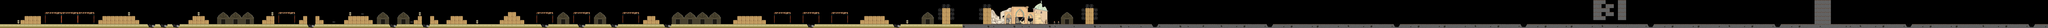

This is a level from a 2D game, rendered from its Tiled map with the project's own tilesets. A one-line summary and the map file follow, with tile-layer data summarised:
An orthogonal 500x7 tile map with 64x64 px tiles, 4 tile layers (Calque de Tuiles 4, backgroundF, floor, trou) and 121 objects.

<map version="1.4" tiledversion="1.4.3" orientation="orthogonal" renderorder="right-down" width="500" height="7" tilewidth="64" tileheight="64" infinite="0" nextlayerid="27" nextobjectid="339">
 <editorsettings>
  <export target="VFX_231.json" format="json" />
 </editorsettings>
 <tileset firstgid="1" name="sprite_" tilewidth="64" tileheight="64" tilecount="308" columns="44">
  <image source="../../ref/sprite4.png" width="2816" height="448" />
 </tileset>
 <objectgroup id="17" name="tono" offsetx="-1" offsety="-11">
  <object id="126" gid="271" x="5185.01" y="330.992" width="64" height="64" />
  <object id="127" gid="271" x="5610.27" y="202.909" width="64" height="64" />
  <object id="128" gid="271" x="6437.45" y="330.909" width="64" height="64" />
  <object id="220" gid="271" x="10774" y="333.667" width="64" height="64" />
  <object id="252" gid="271" x="8309" y="333.667" width="64" height="64" />
  <object id="253" gid="271" x="9910.33" y="332.333" width="64" height="64" />
  <object id="254" gid="271" x="11329" y="339" width="64" height="64" />
  <object id="255" gid="271" x="12439.7" y="341.667" width="64" height="64" />
 </objectgroup>
 <layer id="25" name="Calque de Tuiles 4" width="500" height="7">
  <data>[3500 cells, 3 non-empty, 1 distinct tile ids]</data>
 </layer>
 <objectgroup id="14" name="mechant" offsetx="-3.66667" offsety="35">
  <object id="68" gid="269" x="6337.67" y="226.333" width="64" height="64" />
  <object id="70" gid="269" x="6015" y="213.667" width="64" height="64" />
  <object id="165" gid="269" x="9921" y="141.667" width="64" height="64" />
  <object id="166" gid="269" x="9151" y="131.667" width="64" height="64" />
  <object id="167" gid="269" x="8579" y="139.667" width="64" height="64" />
  <object id="184" gid="269" x="13183.7" y="134.333" width="64" height="64" />
  <object id="186" gid="269" x="12292.4" y="129.667" width="64" height="64" />
  <object id="248" gid="269" x="11200" y="192" width="64" height="64" />
  <object id="249" gid="269" x="11008" y="192" width="64" height="64" />
  <object id="250" gid="269" x="10816" y="192" width="64" height="64" />
  <object id="251" gid="269" x="10624" y="192" width="64" height="64" />
 </objectgroup>
 <objectgroup id="18" name="mines">
  <object id="65" gid="181" x="4700.45" y="320.909" width="64" height="64" />
  <object id="85" gid="181" x="5851.14" y="384.957" width="64" height="64" />
  <object id="124" gid="181" x="4480" y="192" width="64" height="64" />
  <object id="125" gid="181" x="4480" y="384" width="64" height="64" />
 </objectgroup>
 <objectgroup id="21" name="medikit" />
 <layer id="1" name="backgroundF" width="500" height="7" offsetx="0.25" offsety="1.25">
  <data>[3500 cells, 357 non-empty, 125 distinct tile ids]</data>
 </layer>
 <layer id="2" name="floor" width="500" height="7" offsetx="0" offsety="1">
  <properties>
   <property name="collides" type="bool" value="true" />
  </properties>
  <data>[3500 cells, 719 non-empty, 39 distinct tile ids]</data>
 </layer>
 <objectgroup id="23" name="cibles" offsetx="-8.66667" offsety="-80.6667">
  <object id="76" gid="270" x="3657.34" y="286.417" width="64" height="64" />
  <object id="77" gid="270" x="3847.66" y="285" width="64" height="64" />
  <object id="78" gid="270" x="3466" y="285.333" width="64" height="64" />
  <object id="168" gid="270" x="8902" y="396.667" width="64" height="64" />
  <object id="169" gid="270" x="8644" y="392.667" width="64" height="64" />
  <object id="170" gid="270" x="9210" y="378.667" width="64" height="64" />
  <object id="171" gid="270" x="9470" y="386.667" width="64" height="64" />
  <object id="173" gid="270" x="10180" y="264.667" width="64" height="64" />
  <object id="174" gid="270" x="10672" y="404.667" width="64" height="64" />
  <object id="175" gid="270" x="10860" y="400.667" width="64" height="64" />
  <object id="176" gid="270" x="11048" y="406.667" width="64" height="64" />
  <object id="177" gid="270" x="11616" y="260.667" width="64" height="64" />
  <object id="178" gid="270" x="11764" y="260.667" width="64" height="64" />
  <object id="179" gid="270" x="12202" y="374.667" width="64" height="64" />
  <object id="181" gid="270" x="12638" y="184.667" width="64" height="64" />
  <object id="182" gid="270" x="13108" y="382.667" width="64" height="64" />
 </objectgroup>
 <layer id="20" name="trou" width="500" height="7">
  <data>[3500 cells, 0 non-empty, 0 distinct tile ids]</data>
 </layer>
 <objectgroup id="26" name="moleu" offsetx="-2" offsety="-26">
  <object id="152" gid="226" x="758" y="164" width="64" height="64" />
  <object id="153" gid="226" x="1416" y="165" width="64" height="64" />
  <object id="154" gid="226" x="1048" y="356" width="64" height="64" />
  <object id="156" gid="226" x="2424" y="338" width="64" height="64" />
  <object id="157" gid="226" x="2618" y="338" width="64" height="64" />
  <object id="158" gid="226" x="2922" y="254" width="64" height="64" />
  <object id="162" gid="226" x="4066" y="288" width="64" height="64" />
  <object id="163" gid="226" x="4360" y="162" width="64" height="64" />
  <object id="187" gid="226" x="13632" y="256" width="64" height="64" />
  <object id="190" gid="226" x="11944" y="224" width="64" height="64" />
  <object id="191" gid="226" x="11374" y="292" width="64" height="64" />
  <object id="192" gid="226" x="11044" y="266" width="64" height="64" />
  <object id="193" gid="226" x="10846" y="276" width="64" height="64" />
  <object id="194" gid="226" x="10656" y="274" width="64" height="64" />
  <object id="195" gid="226" x="8218.48" y="327.697" width="64" height="64" />
  <object id="196" gid="226" x="8406.36" y="197.879" width="64" height="64" />
  <object id="197" gid="226" x="8770.97" y="264.303" width="64" height="64" />
  <object id="198" gid="226" x="8986.48" y="194" width="64" height="64" />
  <object id="199" gid="226" x="9342.12" y="267.818" width="64" height="64" />
  <object id="200" gid="226" x="9736.67" y="189.273" width="64" height="64" />
  <object id="202" gid="226" x="10394.2" y="136.606" width="64" height="64" />
  <object id="203" gid="226" x="4835.58" y="166.606" width="64" height="64" />
  <object id="204" gid="226" x="5154.85" y="261.03" width="64" height="64" />
  <object id="206" gid="226" x="6112.42" y="261.03" width="64" height="64" />
  <object id="207" gid="226" x="6627.58" y="224.667" width="64" height="64" />
  <object id="209" gid="226" x="7085.15" y="209.515" width="64" height="64" />
  <object id="212" gid="226" x="7963.94" y="167.091" width="64" height="64" />
  <object id="257" gid="226" x="1482" y="161" width="64" height="64" />
  <object id="258" gid="226" x="1546" y="191" width="64" height="64" />
  <object id="259" gid="226" x="1600" y="253" width="64" height="64" />
  <object id="260" gid="226" x="2484" y="310" width="64" height="64" />
  <object id="261" gid="226" x="2550" y="310" width="64" height="64" />
  <object id="262" gid="226" x="4774" y="202" width="64" height="64" />
  <object id="263" gid="226" x="4904" y="204" width="64" height="64" />
  <object id="264" gid="226" x="7322" y="366" width="64" height="64" />
  <object id="265" gid="226" x="7380" y="368" width="64" height="64" />
  <object id="266" gid="226" x="7502" y="366" width="64" height="64" />
  <object id="268" gid="226" x="7720" y="358" width="64" height="64" />
  <object id="269" gid="226" x="7644" y="360" width="64" height="64" />
  <object id="270" gid="226" x="7564" y="364" width="64" height="64" />
  <object id="271" gid="226" x="9658" y="358" width="64" height="64" />
  <object id="272" gid="226" x="9708" y="358" width="64" height="64" />
  <object id="273" gid="226" x="9762" y="358" width="64" height="64" />
  <object id="274" gid="226" x="10042" y="301" width="64" height="64" />
  </objectgroup>
</map>
<!-- 38 of 121 objects omitted -->
